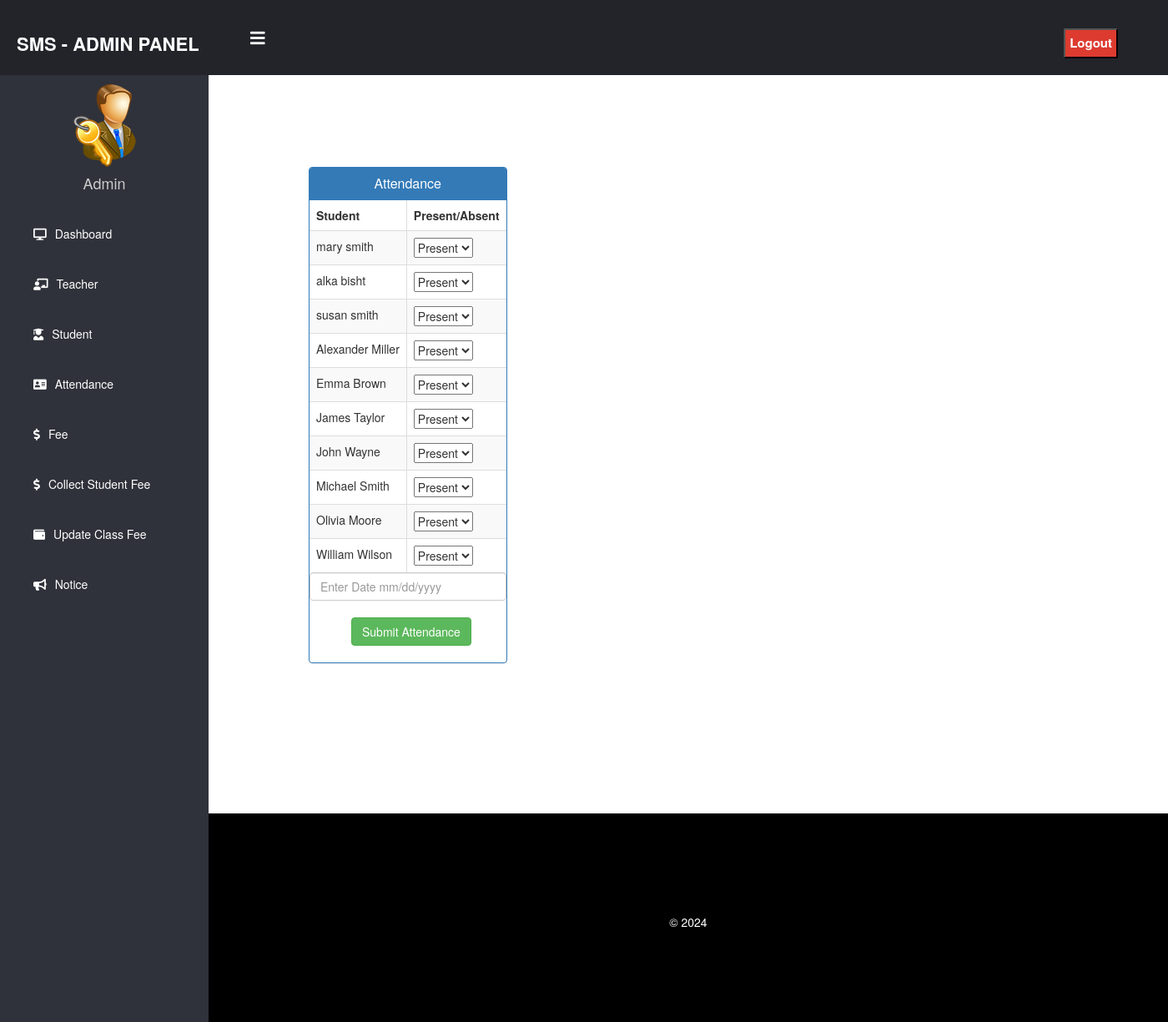
The page /admin-take-attendance/one (signed in) on the database its author committed.
### school/models.py (models this page shows, shortened)
class StudentExtra(models.Model):
    user=models.OneToOneField(User,on_delete=models.CASCADE)
    roll = models.CharField(max_length=10)
    mobile = models.CharField(max_length=40,null=True)
    fee = models.PositiveIntegerField()
    cl= models.CharField(max_length=10,choices=classes,default='one')
    status=models.BooleanField(default=False)
    @property
    def get_name(self):
        return self.user.first_name+" "+self.user.last_name
    def __str__(self):
          return f"{self.user.first_name} {self.user.last_name}"

### school/views.py (the view, shortened to what this page needs)
# urls.py: path('admin-take-attendance/<str:cl>', views.admin_take_attendance_view,name='admin-take-attendance'),
@login_required(login_url='adminlogin')
@user_passes_test(is_admin)
def admin_take_attendance_view(request,cl):
    students=models.StudentExtra.objects.all().filter(cl=cl)
    print(students)
    aform=forms.AttendanceForm()
    return render(request,'school/admin_take_attendance.html',{'students':students,'aform':aform})

### school/forms.py
class AttendanceForm(forms.Form):
    present_status=forms.ChoiceField( choices=presence_choices)
    date=forms.DateField()

### school/views.py (called while the page is built)
def is_admin(user):
    return user.groups.filter(name='ADMIN').exists()

### templates/school/admin_take_attendance.html (shortened to what this page needs)
{% extends 'school/adminbase.html' %}
{% load widget_tweaks %}
{% block content %}
<head>
  <link href="//netdna.bootstrapcdn.com/bootstrap/3.0.0/css/bootstrap.min.css" rel="stylesheet" id="bootstrap-css">
</head>
<form class="" method="post">
  <div class="container">
    <div class="row">
      <div class="panel panel-primary">
        <div class="panel-heading">
          <h6 class="panel-title">Attendance</h6>
        </div>
        <table class="table table-hover table-striped table-bordered" id="dev-table">
          <thead>
            <tr>
              <th>Student</th>
              <th>Present/Absent</th>
            </tr>
          </thead>
          {%for student in students%}
          <tr>
            <td>{{student.get_name}}</td>
            <td>{{aform.present_status}}</td>
          </tr>
          {%endfor%}
        </table>
        {% render_field aform.date class="form-control" placeholder="Enter Date mm/dd/yyyy" %}
        <input type="submit" style="margin-left: 50px;
    margin-top: 20px;
    margin-bottom: 20px;   " name="submit" class="btn btn-success" value="Submit Attendance">
      </div>
    </div>
  </div>
</form>
{% endblock content %}

### templates/school/admin_take_attendance.html (style rules this page uses)
h6 { text-align: center; }
.row { margin: 100px; }

### rows shown on the page
StudentExtra: get_name "mary smith"
StudentExtra: get_name "alka bisht"
StudentExtra: get_name "susan smith"
StudentExtra: get_name "Alexander Miller"
StudentExtra: get_name "Emma Brown"
StudentExtra: get_name "James Taylor"
StudentExtra: get_name "John Wayne"
StudentExtra: get_name "Michael Smith"
StudentExtra: get_name "Olivia Moore"
StudentExtra: get_name "William Wilson"
